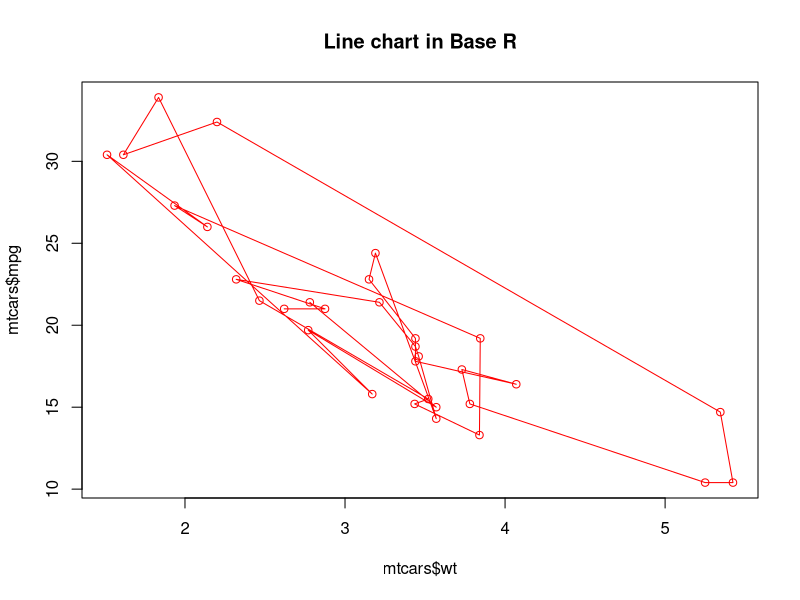
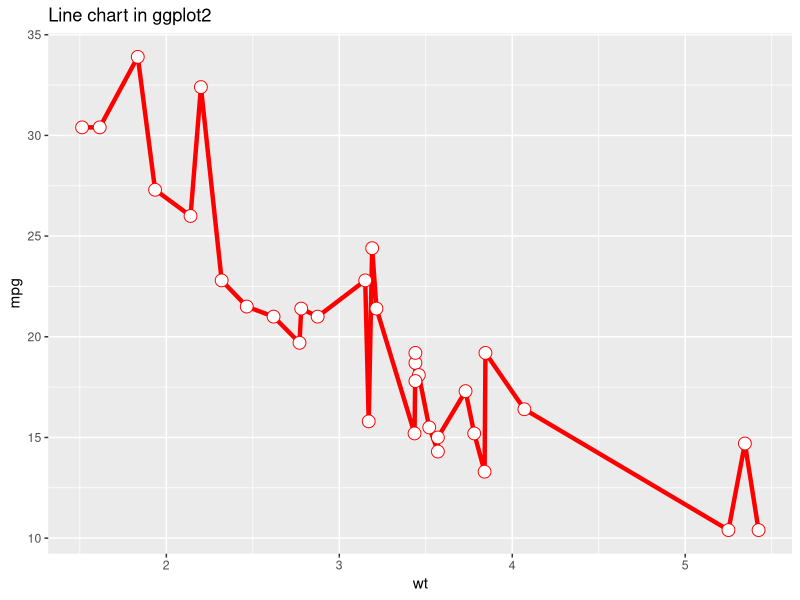

The R source for these figures, in order:
## ---- chunk 1
library(tidyverse)
library(palmerpenguins)
penguins <- palmerpenguins::penguins
## ---- chunk 2
plot(mtcars$wt, mtcars$mpg, 
     main = "Line chart in Base R", 
     type = "o",
     col = "red")
## ---- chunk 3
library(ggplot2)
ggplot(data = mtcars,
       aes(x = wt, y = mpg, group=1)) +
  geom_line(colour = "red", size = 1.5) +
  geom_point(colour = "red", size = 4, shape = 21, fill = "white") +
  ggtitle("Line chart in ggplot2")

## ---- chunk 4
mtcars[1:9, 1:10]
## ---- chunk 5
mtcars |> 
  tibble::as_tibble()
## ---- chunk 6
#| code-line-numbers: "2-4"
penguins |> 
  select(species,
         sex,
         body_mass_g)
## ---- chunk 7
#| code-line-numbers: "3"
penguins |>
  select(species, sex, body_mass_g) |>
  arrange(desc(body_mass_g))
## ---- chunk 8
#| code-line-numbers: "3-4"
penguins |>
  select(species, sex, body_mass_g) |>
  group_by(species, sex) |>         
  summarize(mean = mean(body_mass_g))
## ---- chunk 9
#| code-line-numbers: "5"
penguins |>
  count(species, sex) |>
  add_count(species, wt = n, 
            name = "n_species") |>
  mutate(prop = n/n_species*100)
## ---- chunk 10
#| code-line-numbers: "6"
penguins |>
  count(species, sex) |>
  add_count(species, wt = n, 
            name = "n_species") |>
  mutate(prop = n/n_species*100) |>
  filter(species == "Chinstrap")
## ---- chunk 11
#| code-line-numbers: "3"
penguins |>
  select(species, island) |>
  mutate(ISLAND = str_to_upper(island))
## ---- chunk 12
#| code-line-numbers: "3"
penguins |>
  select(species, island) |>
  mutate(ISLAND = str_to_lower(island))
## ---- chunk 13
#| code-line-numbers: "3"
penguins |>
  select(species, island) |>
  filter(str_detect(species, "Gent"))
## ---- chunk 14
#| code-line-numbers: "3"
penguins |>
  select(species, island) |>
  filter(str_detect(island, "^T"))
## ---- chunk 15
#| code-line-numbers: "2-3"
penguins |>
  pivot_wider(names_from = sex,
              values_from = body_mass_g)

## ---- chunk 16
untidy_penguins <- penguins |>
  pivot_wider(names_from = sex,
              values_from = body_mass_g)
## ---- chunk 17
#| code-line-numbers: "2,3,4"
untidy_penguins |>
  pivot_longer(cols = male:`NA`,           
               names_to = "sex",           
               values_to = "body_mass_g")
